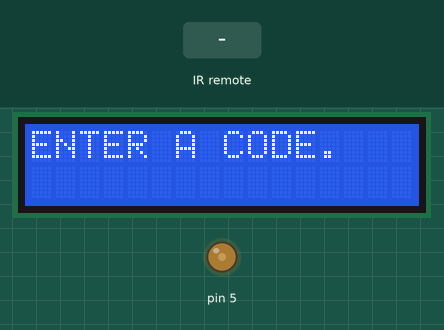
This sketch was run on a simulated Arduino Mega 2560, built with avr-gcc and run on an emulated ATmega2560. Parts: 16×2 character LCD, output pins drawn as LEDs (lit = HIGH). The inputs (shaded band) are chosen by the test bench. What the sketch prints to the serial monitor is not drawn.

Above: at 1.2 s.
1.3 s: infrared code 0xE318261B received
At 2.5 s:
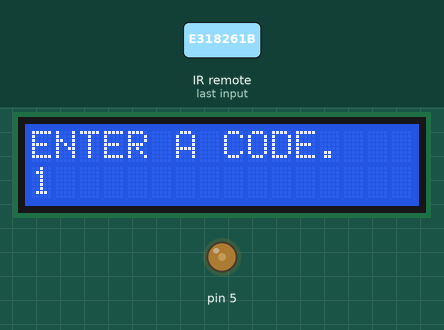
2.8 s: infrared code 0x511DBB received
At 3.7 s:
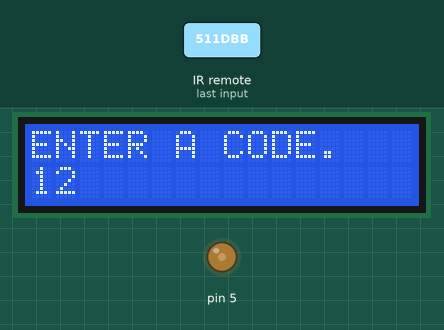
4.3 s: infrared code 0xEE886D7F received
At 4.9 s:
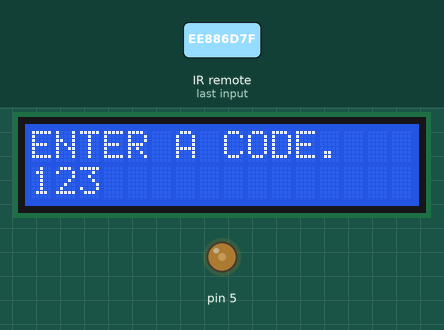
5.8 s: infrared code 0x52A3D41F received
At 7.0 s:
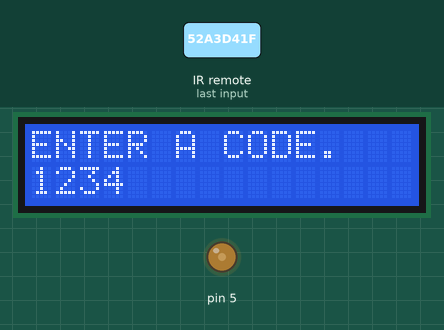
7.3 s: infrared code 0xD7E84B1B received
At 8.3 s:
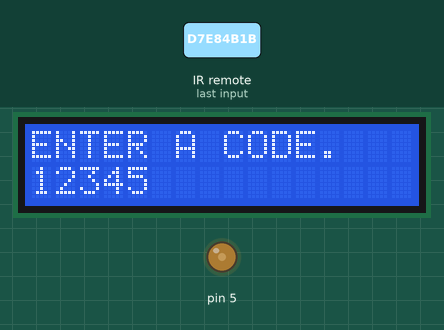
8.8 s: infrared code 0x20FE4DBB received
At 9.5 s:
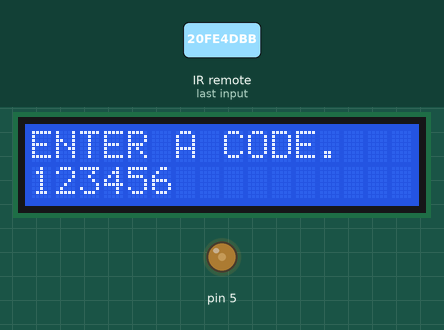
Timing chart, 0 to 11.3 s (numbered marks = the images above; inputs shaded):
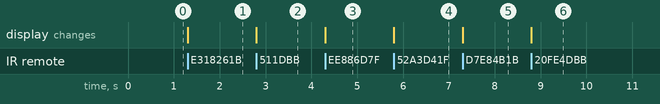

The sketch:

Passcode.ino
```cpp
#include <IRremote.h>
#include <LiquidCrystal.h>
//To set this up, get a LCD and connect the VO pin to 5 PWM, and all subsequnt pins to 22 - 42.
//Then, get a IR reciver and connect it to pin 11.
//The base of this script is based on the adeept IR remote script for the tutorial pack for their atmega2560 arduino model. Thanks adeept!
int RECV_PIN = 11;//The definition of the infrared receiver pin 11
IRrecv irrecv(RECV_PIN);
LiquidCrystal lcd(22, 24, 26, 28, 30, 32, 34, 36, 38, 40, 42);
decode_results results;
String code;

void setup()
{
  Serial.begin(9600); //Open serial
  irrecv.enableIRIn(); // Initialization infrared receiver
  lcd.begin(16, 2);
  pinMode(5, OUTPUT);
  analogWrite(5, 75);
  lcd.print("ENTER A CODE.");
  lcd.setCursor(0, 1);
}

void loop()
{
  if (irrecv.decode(&results)) {
    if (results.value == 0xE318261B) //1
    {
      code += String(1);
      lcd.print(1);
    }
    if (results.value == 0x511DBB) //2
    {
      code += String(2);
      lcd.print(2);
    }
    if (results.value == 0xEE886D7F) //3
    {
      code += String(3);
      lcd.print(3);
    }
    if (results.value == 0x52A3D41F) //4
    {
      code += String(4);
      lcd.print(4);
    }
    if (results.value == 0xD7E84B1B) //5
    {
      code += String(5);
      lcd.print(5);
    }
    if (results.value == 0x20FE4DBB) //6
    {
      code += String(6);
      lcd.print(6);
    }
    if (results.value == 0xF076C13B) //7
    {
      code += String(7);
      lcd.print(7);
    }
    if (results.value == 0xA3C8EDDB) //8
    {
      code += String(8);
      lcd.print(8);
    }
    if (results.value == 0xE5CFBD7F) //9
    {
      code += String(9);
      lcd.print(9);
    }
    if (results.value == 0x97483BFB) //0
    {
      code += String(0);
      lcd.print(0);
    }
    if (results.value == 0x488F3CBB) //OK
    {
      if (code == "254125")
      {
        lcd.clear();
        lcd.print("Correct!");
      }
      else
      {
        lcd.clear();
        lcd.print("Wrong!");
      }
    }
    Serial.println(results.value, HEX);//Wrap output in hex receive code
    Serial.println();//For ease of viewing the output to add a blank line
    irrecv.resume(); //Receiving the next value
  }
}
```

Measured:
- after the input at 1.3 s, the display: changes at once (image 1)
- after the input at 2.8 s, the display: changes at once (image 2)
- after the input at 4.3 s, the display: changes at once (image 3)
- after the input at 5.8 s, the display: changes at once (image 4)
- after the input at 7.3 s, the display: changes at once (image 5)
- after the input at 8.8 s, the display: changes at once (image 6)
